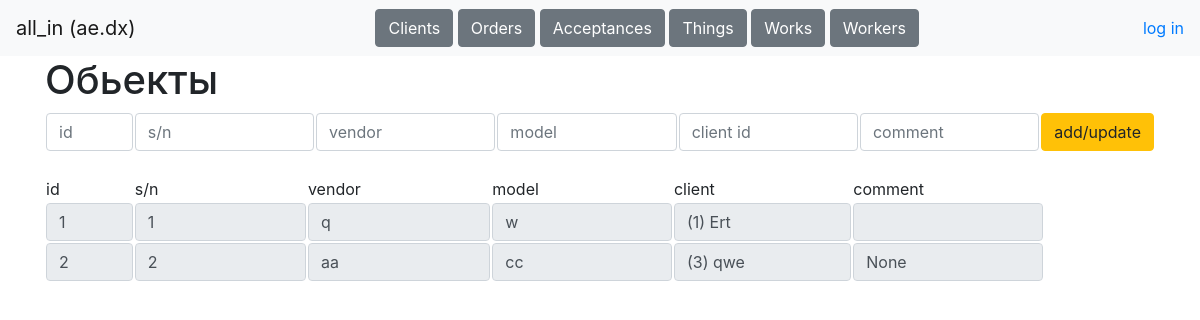
Page /tables/things (signed in) on the earlier database version.
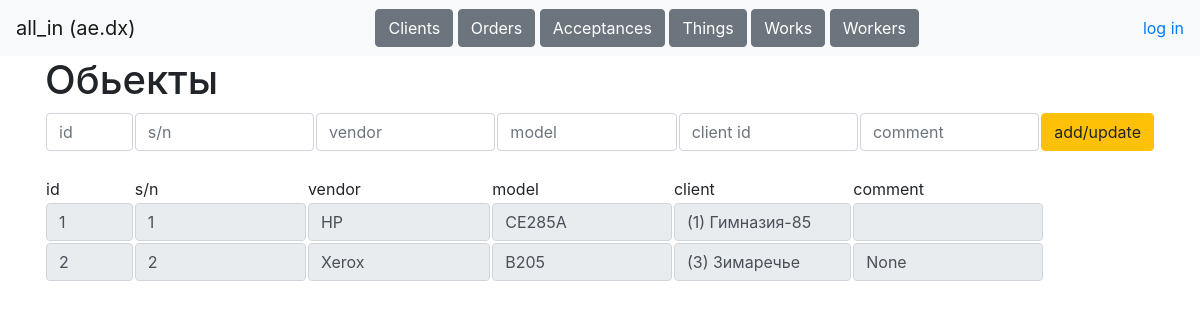
Same page on the later database version.
### data/tables.py (models this page shows)
class Worker(db_session.SqlAlchemyBase, SerializerMixin):
    __tablename__ = 'workers'
    id = Column(sqlalchemy.Integer, primary_key=True, autoincrement=True)
    username = Column(sqlalchemy.String, nullable=True)
    name = Column(sqlalchemy.String, nullable=True)
    password = Column(sqlalchemy.String, nullable=True)
    role = Column(sqlalchemy.String, nullable=True)
    phone = Column(sqlalchemy.String, nullable=True)
    comment = Column(sqlalchemy.String, nullable=True)

class Thing(db_session.SqlAlchemyBase, SerializerMixin):
    __tablename__ = 'things'
    id = Column(sqlalchemy.Integer, primary_key=True, autoincrement=True)
    sn =  Column(sqlalchemy.String, nullable=True)
    vendor = Column(sqlalchemy.String, nullable=True)
    model = Column(sqlalchemy.String, nullable=True)
    client_id = Column(sqlalchemy.Integer, sqlalchemy.ForeignKey('clients.id'))
    comment = Column(sqlalchemy.String, nullable=True)
    client = orm.relationship('Client')

class Client(db_session.SqlAlchemyBase, SerializerMixin):
    __tablename__ = 'clients'
    id = Column(sqlalchemy.Integer, primary_key=True, autoincrement=True)
    name = Column(sqlalchemy.String, nullable=True)
    address = Column(sqlalchemy.String, nullable=True)
    phone = Column(sqlalchemy.String, nullable=True)
    comment = Column(sqlalchemy.String, nullable=True)

### main.py (the view)
@app.route('/tables/<table>', methods=['POST', 'GET'])
def tables(table):
    username = request.cookies.get('user')
    if not username:
        return redirect('/login')
    user = stuff.get_user(username)
    if user.role == 'manager' and not table in ('clients', 'orders', 'acceptances', 'things') or \
            user.role == 'courier' and not table in ('orders', 'acceptances', 'things', 'shipments') or \
            user.role == 'worker' and not table in ('acceptances', 'works'):
        return redirect('/dashboard')
    if request.method == 'GET':
        return render_template(f'{table}.html', sort='id', reverse=0, user=user)
    elif request.method == 'POST':
        stuff.update_entry(table, request.form)
        return redirect(f'/tables/{table}')

### data/db_session.py (called while the page is built)
def create_session() -> Session:
    global __factory
    return __factory()

### stuff.py (called while the page is built)
def get_user(username):
    db_sess = db_session.create_session()
    worker = db_sess.query(Worker).filter(Worker.username == username).first()
    db_sess.close()
    return worker

def get_table(table, sort='id', reverse=0):
    db_sess = db_session.create_session()
    if table == 'clients':
        return db_sess.query(Client)
    elif table == 'orders':
        return db_sess.query(Order)
    elif table == 'acceptances':
        return db_sess.query(Acceptance)
    elif table == 'things':
        return db_sess.query(Thing)
    elif table == 'works':
        return db_sess.query(Work)
    elif table == 'workers':
        return db_sess.query(Worker)
    db_sess.close()

### templates/things.html
{% extends "base.html"%}
{% block content %}
<h1>Обьекты</h1>
<form method="post">
    <table>
        <tr>
            <td width="8%"><input class="form-control" placeholder="id" name="id"></td>
            <td><input class="form-control" placeholder="s/n" name="sn"></td>
            <td><input class="form-control" placeholder="vendor" name="vendor"></td>
            <td><input class="form-control" placeholder="model" name="model"></td>
            <td><input class="form-control" placeholder="client id" name="client"></td>
            <td><input class="form-control" placeholder="comment" name="comment"></td>
            <td width="10%"><button type="submit" class="btn btn-warning">add/update</button></td>
        </tr>
    </table>
</form><br>
<table>
    <tr>
        <td width="8%">id</td>
        <td>s/n</td>
        <td>vendor</td>
        <td>model</td>
        <td>client</td>
        <td>comment</td>
        <td width="10%"></td>
    </tr>
    {% for item in data("things", sort, reverse) %}
    <tr>
        <td width="8%"><a href="/tables/things/{{item.id}}"><input class="form-control" value="{{item.id}}" readonly></a></td>
        <td><input class="form-control" value="{{item.sn}}" readonly></td>
        <td><input class="form-control" value="{{item.vendor}}" readonly></td>
        <td><input class="form-control" value="{{item.model}}" readonly></td>
        <td><input class="form-control" value="({{item.client.id}}) {{item.client.name}}" readonly></td>
        <td><input class="form-control" value="{{item.comment}}" readonly></td>
    </tr>
    {% endfor %}
</table>
{% endblock %}

### templates/base.html (shortened to what this page needs)
<!doctype html>
<html>
<head>
    <link rel="stylesheet"
          href="https://stackpath.bootstrapcdn.com/bootstrap/4.4.1/css/bootstrap.min.css"
>
    <link rel="stylesheet" href="static/css/style.css" />
</head>
<body>
<header>
    <nav class="navbar navbar-light bg-light">
        <a class="navbar-brand" href="/dashboard">{{user.role}} ({{user.name}})</a>
        <div>
            {% if user.role == "manager" %}
                <a class="btn btn-secondary" href="/tables/clients" role="button">Clients</a>
                <a class="btn btn-secondary" href="/tables/orders" role="button">Orders</a>
            {% elif user.role == "worker" %}
                <a class="btn btn-secondary" href="/tables/acceptances" role="button">Acceptances</a>
                <a class="btn btn-secondary" href="/tables/works" role="button">Works</a>
            {% else %}
                <a class="btn btn-secondary" href="/tables/clients" role="button">Clients</a>
                <a class="btn btn-secondary" href="/tables/orders" role="button">Orders</a>
                <a class="btn btn-secondary" href="/tables/acceptances" role="button">Acceptances</a>
                <a class="btn btn-secondary" href="/tables/things" role="button">Things</a>
                <a class="btn btn-secondary" href="/tables/works" role="button">Works</a>
                <a class="btn btn-secondary" href="/tables/workers" role="button">Workers</a>
            {% endif %}
        </div>
        <a href="/login">log in</a>
    </nav>
</header>
<main role="main" class="container">
    {% block content %}{% endblock %}
</main>
</body>
</html>

Differences in the rows shown:
changed Thing id 1: vendor "q" → "HP"; model "w" → "CE285A"; client.id "(1) Ert" → "(1) Гимназия-85"
changed Thing "None": vendor "aa" → "Xerox"; model "cc" → "B205"; client.id "(3) qwe" → "(3) Зимаречье"
